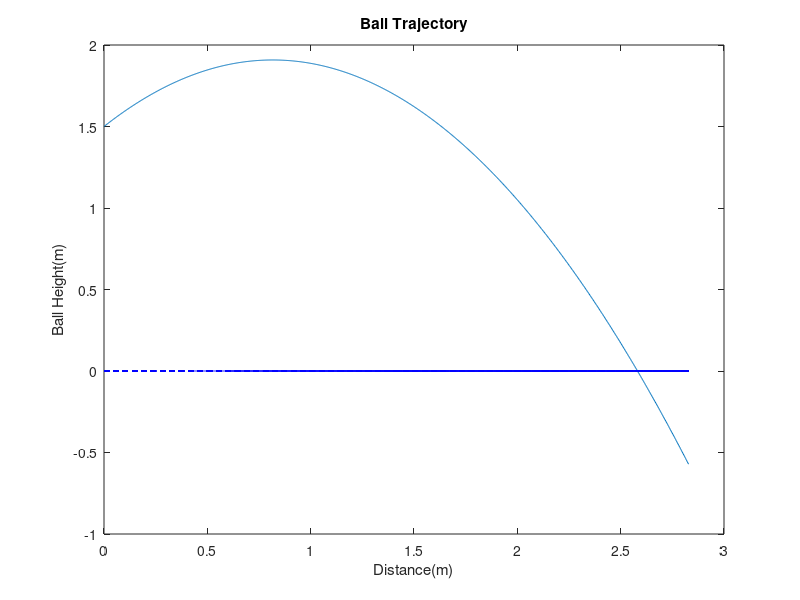

Source code (MATLAB):
InitialHeight = 1.5;
GravityAcc = 9.8;
InitVelocity = 4.0;
theta = 45;
Time = linspace(0, 1, 1001);
x = InitVelocity * cos(theta * pi / 180) .* Time;
y = InitialHeight + InitVelocity * sin(theta * pi / 180) .* Time - 0.5 * GravityAcc .* Time .* Time;
xmax = max(x);
res = x(find(y < 0, 1));
figure;
plot(x, y);
hold on;
plot(x, zeros(size(x, 2)), '--b');
xlabel("Distance(m)");
ylabel("Ball Height(m)");
title("Ball Trajectory");